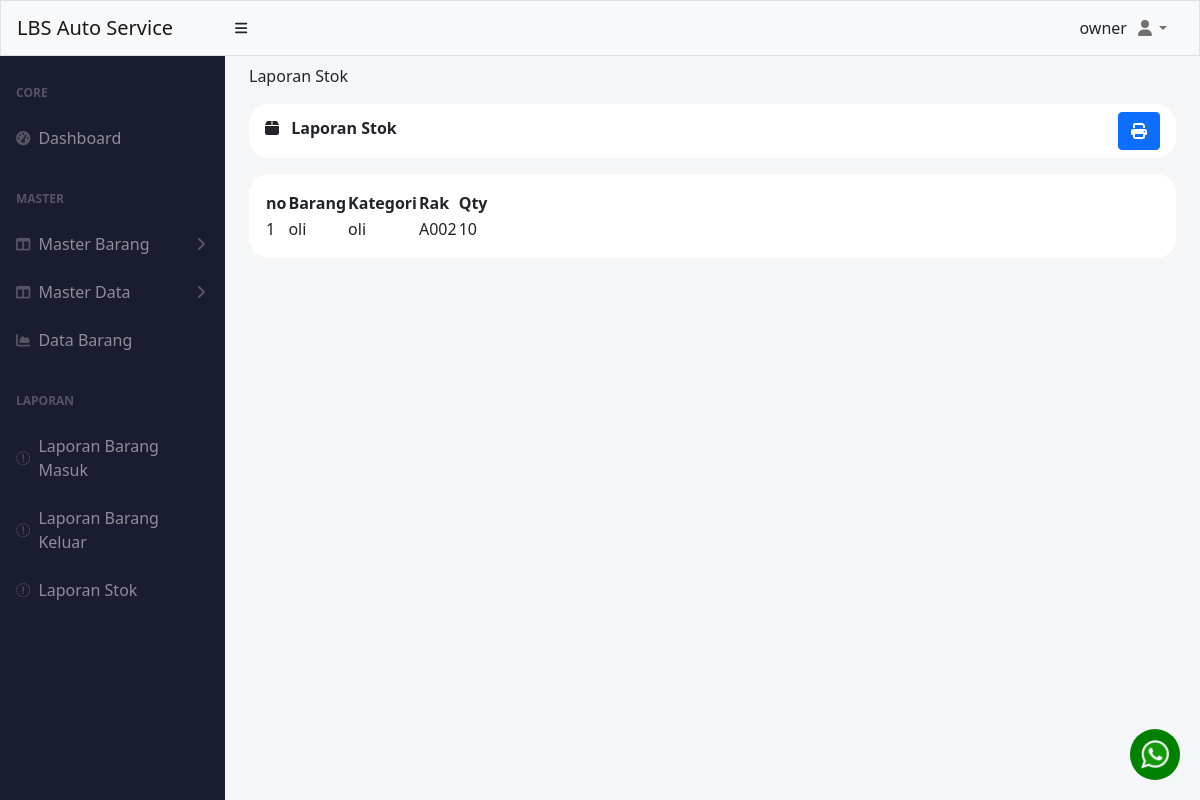
The page /index.php?laporan=stok (signed in) on the database as committed earlier.
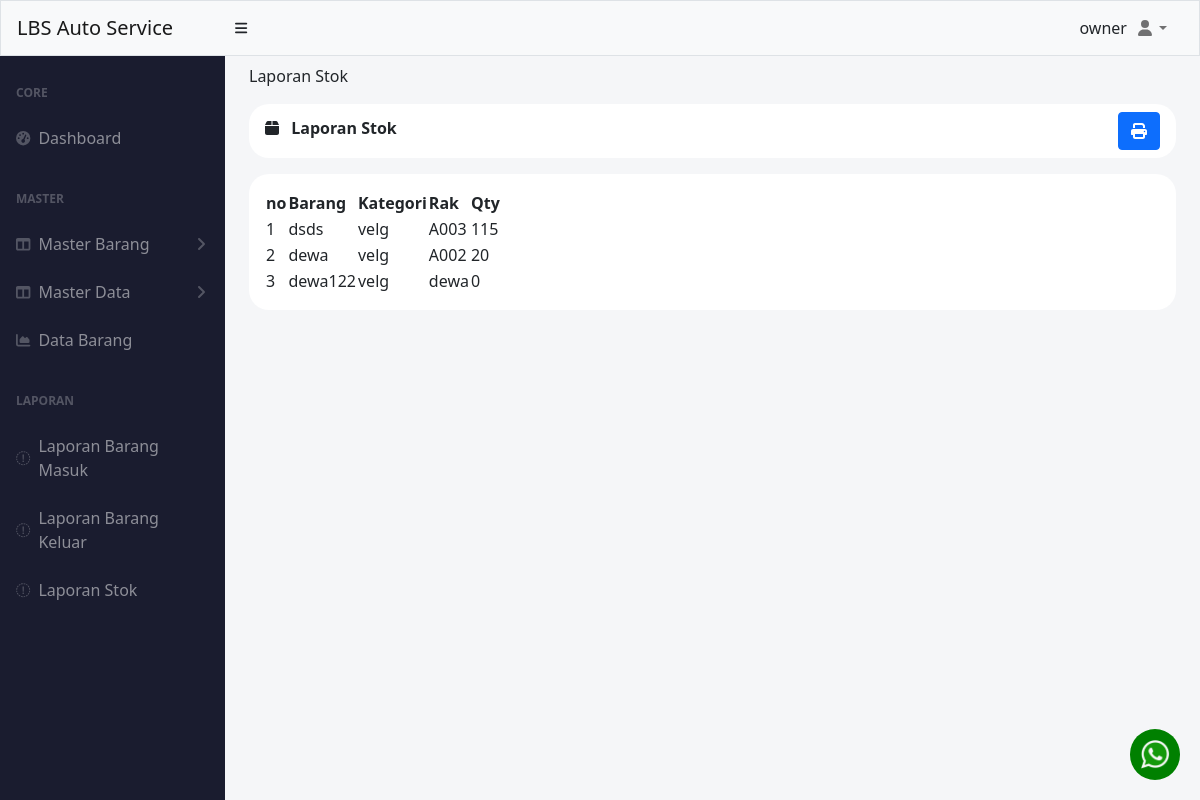
The same page on the database as committed later.
### tables this page shows
CREATE TABLE `barang` (
  `id` int(11) NOT NULL,
  `nama` varchar(50) NOT NULL,
  `kategori_id` int(11) NOT NULL,
  `rak_id` int(11) NOT NULL,
  `qty` int(11) NOT NULL
);

CREATE TABLE `kategori` (
  `id` int(11) NOT NULL,
  `nama` varchar(50) NOT NULL
);

CREATE TABLE `rak` (
  `id` int(11) NOT NULL,
  `nama` varchar(50) NOT NULL
);

### pages/laporan/laporan_stok.php (the view)
<?php
include './koneksi.php';
$query = mysqli_query($conn, "SELECT
barang.id as id,
barang.nama as nama,
kategori.nama as kategori,
rak.nama as rak,
qty
FROM barang
INNER JOIN rak
ON barang.rak_id = rak.id
INNER JOIN kategori
ON barang.kategori_id = kategori.id");
?>
<div class="container-fluid px-4 ">
    <ol class="breadcrumb pt-2">
        <li class="breadcrumb-item ">Laporan Stok</li>
    </ol>
    <div class="mb-4">
        <div class="card-header clearfix mb-3" style="border-radius: 20px ;background-color: white; border:0px;">
            <div class="float-start pt-1">
                <i class="fa-solid fa-box"></i>
                <span class="ms-2 fw-bolder"> Laporan Stok</span>
            </div>
            <a href="pages/print/print_stok.php" class="btn btn-primary float-end">
                <i class="fa-solid fa-print"></i>
            </a>
        </div>
        <div class="p-3  bg-white " style="border-radius: 20px; ">
            <table id="datatablesSimple" style="border-color: white;">
                <thead class="">
                    <tr>
                        <th>no</th>
                        <th>Barang</th>
                        <th>Kategori</th>
                        <th>Rak</th>
                        <th>Qty</th>
                    </tr>
                </thead>
                <tbody>
                    <?php
                    $i = 1;
                    while ($data = mysqli_fetch_assoc($query)) :
                    ?>
                        <tr>
                            <td><?= $i++ ?></td>
                            <td><?= $data['nama'] ?></td>
                            <td><?= $data['kategori'] ?></td>
                            <td><?= $data['rak'] ?></td>
                            <td><?= $data['qty'] ?></td>
                        </tr>
                    <?php
                    endwhile;
                    ?>
                </tbody>
            </table>
        </div>
    </div>
</div>

Rows that differ between the two databases and show on the page:
removed barang: nama "oli", kategori.nama "oli", rak.nama "A002", qty "10"
added barang: nama "dsds", kategori.nama "velg", rak.nama "A003", qty "115"
added barang: nama "dewa", kategori.nama "velg", rak.nama "A002", qty "20"
added barang: nama "dewa122", kategori.nama "velg", rak.nama "dewa", qty "0"
